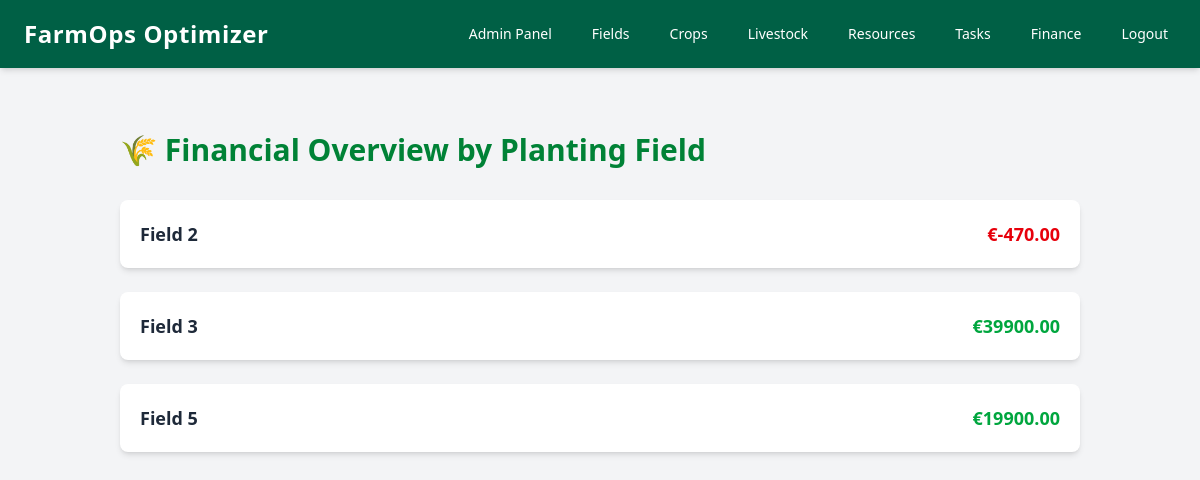
The page /finance/finances/summary/ (signed in) on the database its author committed.
### crops/models.py (models this page shows, shortened)
class PlantingField(models.Model):
    SOIL_TYPES = [
        ('LOAM', 'Loam'),
        ('CLAY', 'Clay'),
        ('SILT', 'Silt'),
        ('SAND', 'Sand'),
        ('PEAT', 'Peat'),
    ]
    LIGHT_PROFILES = [
        ('FULL_SUN', 'Full Sun'),
        ('PARTIAL_SHADE', 'Partial Shade'),
        ('FULL_SHADE', 'Full Shade'),
    ]
    user = models.ForeignKey(User, on_delete=models.CASCADE, null=True)
    name = models.CharField(max_length=100)
    area = models.FloatField()
    soil_type = models.CharField(max_length=10, choices=SOIL_TYPES, default='LOAM')
    crop = models.ForeignKey(Crop, on_delete=models.SET_NULL, null=True, blank=True)
    planting_date = models.DateTimeField(null=True, blank=True)
    estimated_value = models.DecimalField(max_digits=10, decimal_places=2, null=True, blank=True)
    light_profile = models.CharField(max_length=15, choices=LIGHT_PROFILES, null=True, blank=True)

### finance/views.py (the view)
# urls.py: path('finances/summary/', views.planting_field_overview, name='summary'),
@login_required
def planting_field_overview(request):
    planting_fields = PlantingField.objects.filter(user=request.user)
    fields_data = []
    for field in planting_fields:
        harvest_summaries = field.harvest_summaries.all()
        total_revenue = sum(summary.total_revenue or 0 for summary in harvest_summaries)
        seed_usages = SeedUsage.objects.filter(field=field)
        fertilizer_usages = FertilizerUsage.objects.filter(field=field)
        pesticide_usages = PesticideUsage.objects.filter(field=field)
        total_seed_cost = sum(
            Decimal(seed_usage.quantity_used) * seed_usage.seed.price_per_unit
            for seed_usage in seed_usages if seed_usage.seed.price_per_unit is not None
        )
        total_fertilizer_cost = sum(
            Decimal(fertilizer_usage.amount_used) * fertilizer_usage.fertilizer.price_per_unit
            for fertilizer_usage in fertilizer_usages if fertilizer_usage.fertilizer.price_per_unit is not None
        )
        total_pesticide_cost = sum(
            Decimal(pesticide_usage.quantity_used) * pesticide_usage.pesticide.price_per_unit
            for pesticide_usage in pesticide_usages if pesticide_usage.pesticide.price_per_unit is not None
        )
        net_profit_loss = total_revenue - (total_seed_cost + total_fertilizer_cost + total_pesticide_cost)
        fields_data.append({
            'field': field,
            'harvest_summaries': harvest_summaries,
            'net_profit_loss': net_profit_loss,
            'seed_usages': seed_usages,
            'fertilizer_usages': fertilizer_usages,
            'pesticide_usages': pesticide_usages,
            'total_seed_cost': total_seed_cost,
            'total_fertilizer_cost': total_fertilizer_cost,
            'total_pesticide_cost': total_pesticide_cost,
        })
    return render(request, 'finance/planting_field_overview.html', {
        'fields_data': fields_data,
    })

### finance/templatetags/custom_filters.py (called while the page is built)
@register.filter
def multiply(value, arg):
    try:
        return float(value) * float(arg)
    except (TypeError, ValueError):
        return 0

### finance/templates/finance/planting_field_overview.html (shortened to what this page needs)
{% extends 'base.html' %}
{% load custom_filters %}
{% block content %}
<div class="max-w-5xl mx-auto p-6 sm:p-8">
    <h2 class="text-3xl font-extrabold mb-8 text-green-700">🌾 Financial Overview by Planting Field</h2>
    {% for data in fields_data %}
        <details class="bg-white shadow-md rounded-lg mb-6">
            <summary
                class="cursor-pointer p-5 font-semibold text-lg hover:bg-gray-100 flex justify-between items-center focus:outline-none focus:ring-2
                focus:ring-green-500 transition duration-200">
                <span class="truncate max-w-xs">{{ data.field.name }}</span>
                <span class="{% if data.net_profit_loss < 0 %}text-red-600{% else %}text-green-600{% endif %} font-bold">
                    €{{ data.net_profit_loss }}
                </span>
            </summary>
        </details>
    {% empty %}
        <p class="text-gray-600 italic">No planting fields available.</p>
    {% endfor %}
</div>
{% endblock %}

### rows shown on the page
PlantingField: field.name "Field 2", net_profit_loss "-470.00"
PlantingField: field.name "Field 3", net_profit_loss "39900.00"
PlantingField: field.name "Field 5", net_profit_loss "19900.00"
